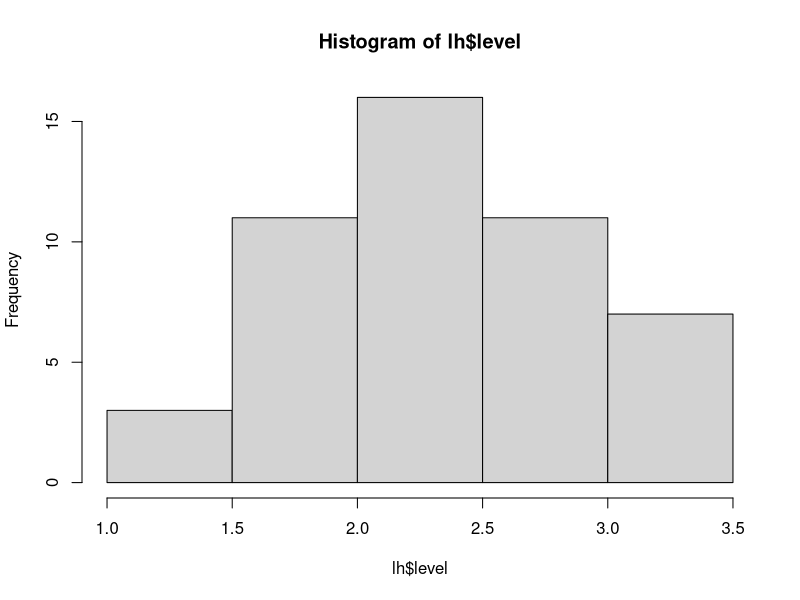
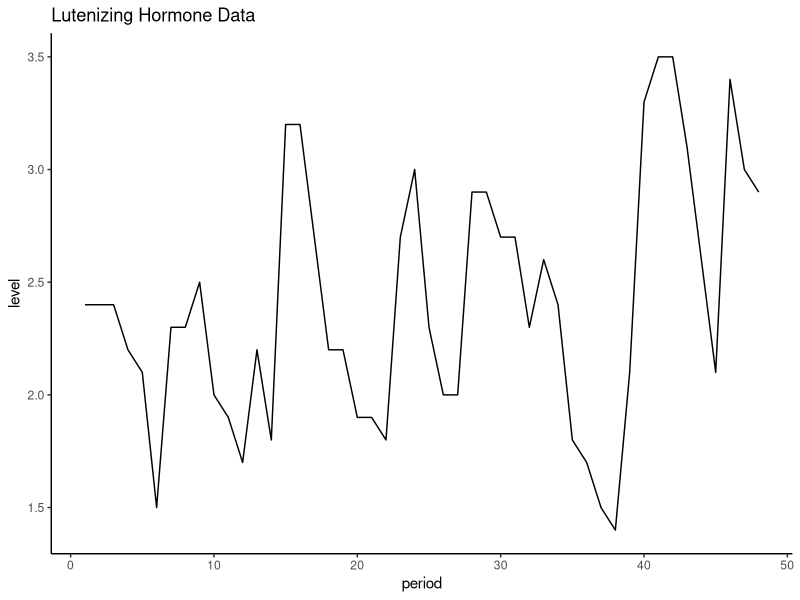
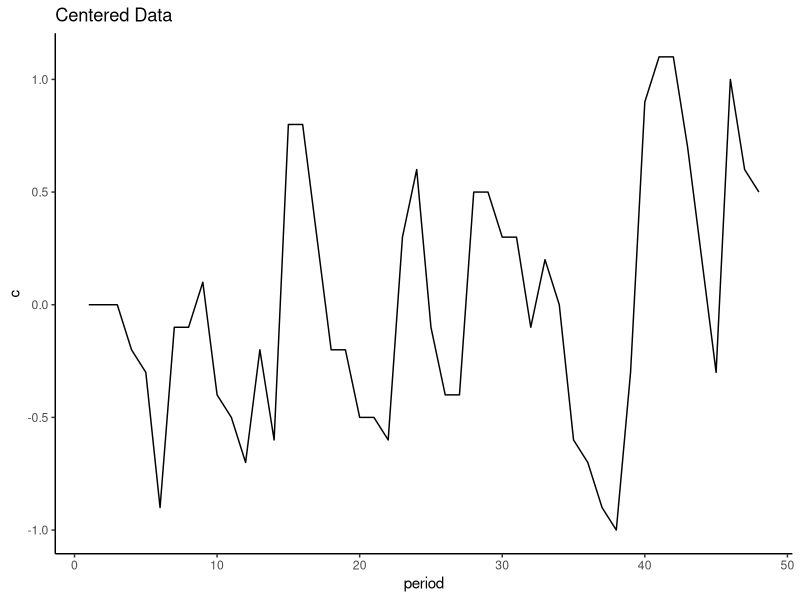
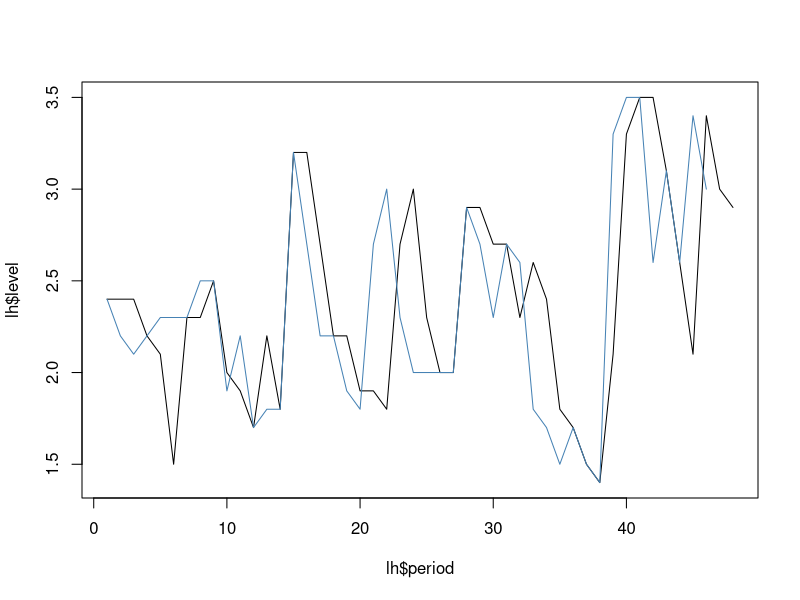
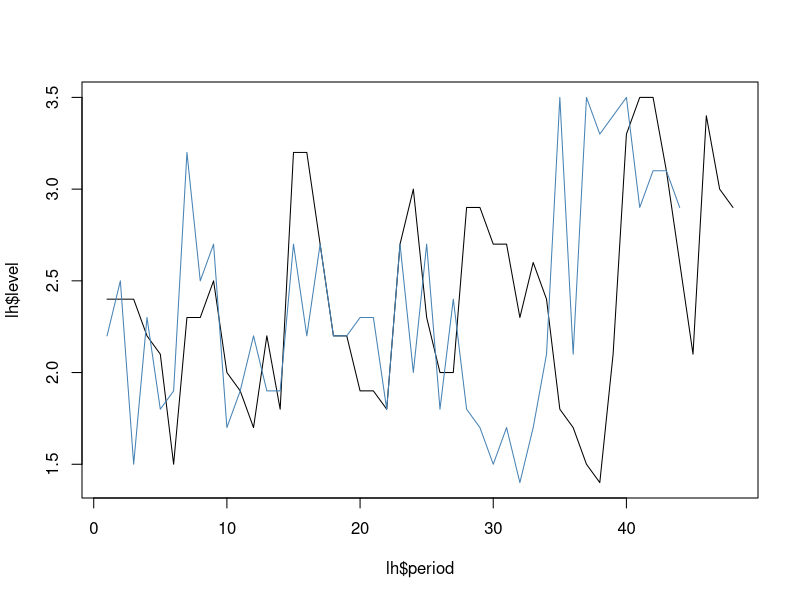
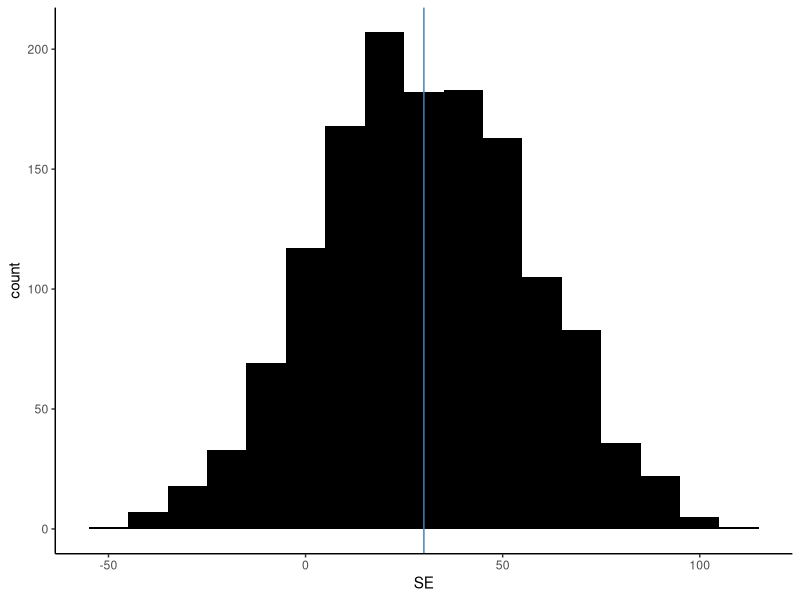

The R source for these figures, in order:
## ---- chunk 1
lh <- read.csv("hormone_data.csv", header = TRUE)
hist(lh$level)
## ---- chunk 2

require(ggplot2)
ggplot(lh, aes(period, level)) + geom_line(col="black") + theme_classic() + labs(title = "Lutenizing Hormone Data")
## ---- chunk 3
lhc <- lh$level - mean(lh$level) 
lh$c = lhc #defining the new z(t) as y(t) - mean(y) and adding it to the existing data frame
ggplot(lh, aes(period, c)) + geom_line(col="black") + theme_classic() + labs(title = "Centered Data") #plot z
## ---- chunk 4
Z = data.frame("t1" = c(lh$c[1:47]), "t2" = c(lh$c[2:48]))
bvals<- seq(-1,1, by=0.001)

for (i in 1:length(bvals)){
  
  
}
#I'm stuck on how to actually calculate the least-squares estimate of beta.
## ---- chunk 5
mu = mean(lh$level)
beta = 0.586 #This is the beta estimate given in Efron and Tibshirani
e = (Z$t2) - beta*(Z$t1) #create the estimated value of espilon for each t
#I'm not sure where to go from here
## ---- chunk 6
size = 3

data=NULL
for (i in 1:length(lh$level)){
  block = lh$level[i:(i+(size-1))]
  s = sample(block,1)
  data = append(data,s)
}

par(mfrow=c(1,1))
plot(lh$period, lh$level, type="l")
points(lh$period, data, type="l", col="steelblue")
## ---- chunk 7
size2 = 10

data2=NULL
for (i in 1:length(lh$level)){
  block2 = lh$level[i:(i+(size2-1))]
  s2 = sample(block2,1)
  data2 = append(data2,s2)
}

par(mfrow=c(1,1))
plot(lh$period, lh$level, type="l")
points(lh$period, data2, type="l", col="steelblue")
## ---- chunk 8
z<-c(94, 197, 16, 38, 99, 141, 23)
y<-c(52, 104, 146, 10, 51, 30, 40, 27, 46)
## ---- chunk 9
theta = mean(z) - mean(y)
theta
## ---- chunk 10
meanz<-NULL
meany<-NULL
thetabs<-NULL
for (i in 1:1400){
  bootz = sample (z, 7, replace = TRUE)
  booty = sample (y, 9, replace = TRUE)
  meanz = append (meanz, mean(bootz))
  meany = append (meany, mean(booty))
  thetabs = append (thetabs, mean(bootz)-mean(booty))
}

se <- sqrt(sum((thetabs-theta)^2)/1399)
## ---- chunk 11
se
## ---- chunk 12
mean(thetabs)/se
## ---- chunk 13
require(ggplot2)
seplot <-data.frame(thetabs)
names(seplot) = "SE"
mean = mean(seplot$SE)
ggplot(seplot, aes(SE)) + geom_histogram(fill="black", binwidth=10) + theme_classic() + geom_vline(xintercept=mean, col="steelblue")
